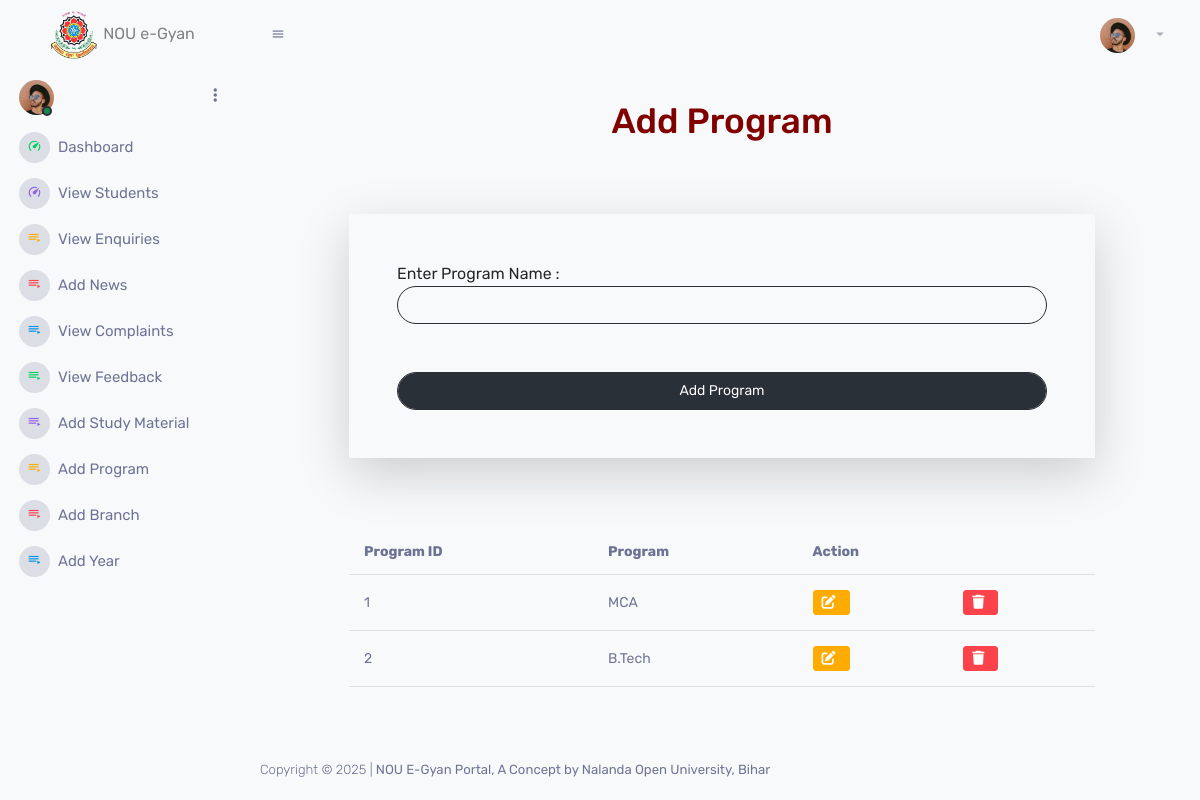
/adminapp/program/, run on an earlier commit of the app's database.
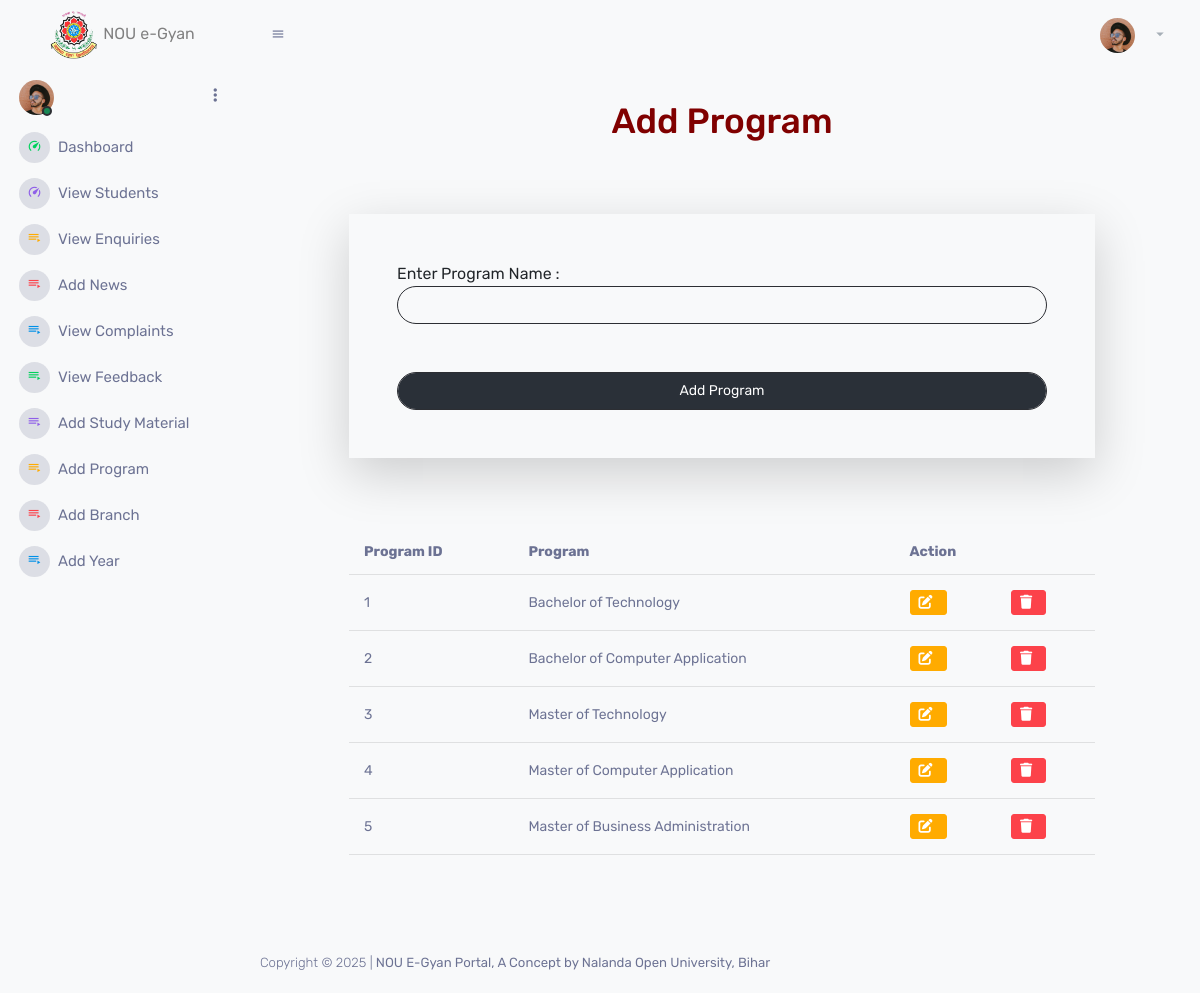
And on a later commit of the database.
### adminapp/models.py (models this page shows)
class Program(models.Model):
    pid=models.AutoField(primary_key=True)
    pname=models.CharField(max_length=20)
    pdate=models.DateField(auto_now_add=True)
    status=models.CharField(max_length=5)

### adminapp/views.py (the view, shortened to what this page needs)
# urls.py: path('program/',views.program,name="program"),
def program(request):
    program=Program.objects.all()
    return render(request,'program.html',locals())

### adminapp/templates/program.html (shortened to what this page needs)
{% extends "adminparent.html" %}
{% block body %}
    <div class="row">
        <div class="col-sm-12">
            <h1 style="text-align:center; color: maroon;">Add Program</h1>
             <div class="row my-5">
                <div class="col-sm-10 mx-auto">
                  <form action="{%url 'adminapp:program'%}" method="post" class="my-4 rounded-4 bg-light text-dark shadow-lg p-5">
                    Enter Program Name :
                    <input type="text" name="pname" class="ps-3 bg-light text-dark form-control rounded-pill">
                    <br><br>
                    <input type="submit" value="Add Program" class="form-control btn btn-primary rounded-pill">
                  </form>
                </div>
             </div>
             <div class="row my-5">
              <div class="col-sm-10 mx-auto table-responsive">
                <table class="table table-light bg-light">
                  <tr>
                    <th>Program ID</th>
                    <th>Program</th>
                    <th colspan="2">Action</th>
                  </tr>
                  {% for n in program %}
                  <tr>
                    <td>{{forloop.counter}}</td>
                    <td>{{n.pname}}</td>
                    <td><a href="{%url 'adminapp:editprogram' n.pid%}" class="btn btn-sm btn-warning"><i class="fa fa-edit"></i></a></td>
                    <td><a href="{%url 'adminapp:delprogram' n.pid%}" class="btn btn-sm btn-danger"><i class="fa fa-trash"></i></a></td>
                  </tr>
                  {% endfor %}
                </table>
              </div>
             </div>
        </div>
    </div>
{% endblock body %}

What changed in the data, as far as the page shows it:
removed Program: pname "MCA"
removed Program: pname "B.Tech"
added Program: pname "Bachelor of Technology"
added Program: pname "Bachelor of Computer Application"
added Program: pname "Master of Technology"
added Program: pname "Master of Computer Application"
added Program: pname "Master of Business Administration"
